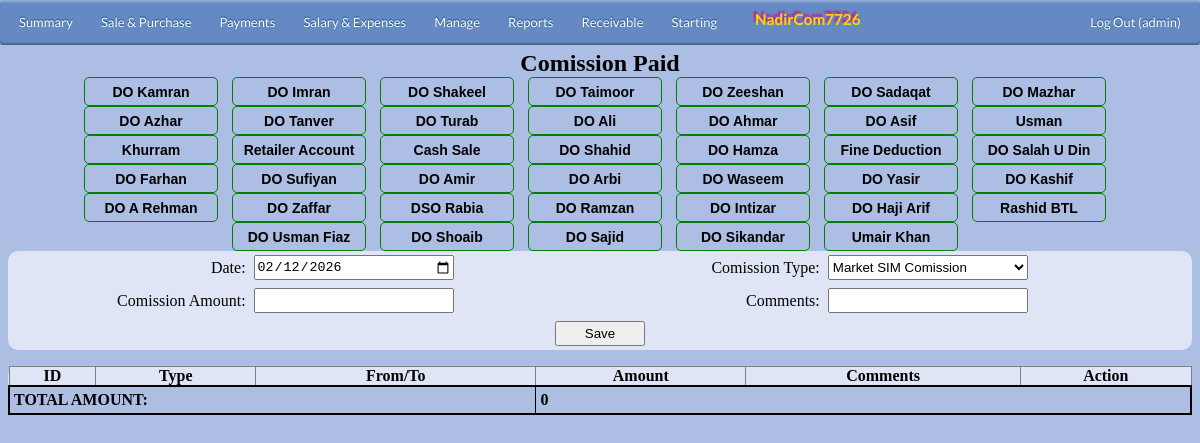
The page /admin/paycomission.php (signed in) on the database its author committed.
### tables this page shows
CREATE TABLE `config` (
  `id` int(11) NOT NULL,
  `name` varchar(50) DEFAULT NULL,
  `customName` varchar(100) DEFAULT NULL
);

CREATE TABLE `empinfo` (
  `EmpID` int(11) NOT NULL,
  `EmpName` varchar(30) DEFAULT NULL,
  `EmpJoinDate` date DEFAULT NULL,
  `EmpFixedSalary` int(11) DEFAULT NULL,
  `EmpStatus` varchar(20) DEFAULT NULL,
  `empType` varchar(10) DEFAULT NULL,
  `Comments` varchar(100) DEFAULT NULL,
  `sort_order` int(11) DEFAULT NULL,
  `showIn` tinyint(4) DEFAULT NULL,
  `otcomrate` float DEFAULT NULL,
  `completeName` varchar(50) DEFAULT NULL,
  `contactNo` varchar(20) DEFAULT NULL,
  `empAddress` varchar(200) DEFAULT NULL,
  `doLine` varchar(20) DEFAULT NULL,
  `cnic` varchar(15) DEFAULT NULL
);

### admin/includes/globalvar.php (called while the page is built, shortened)
<?php
include_once('dbcon.php');
$qry = mysqli_query($con,"SELECT customName FROM config WHERE name='organization';") or die(mysqli_error());
$Data=mysqli_fetch_assoc($qry);
$childOrganization=$Data['customName'];
?>

### admin/includes/variables.php (called while the page is built, shortened)
<?php
include_once('dbcon.php');
include_once('globalvar.php');
		$currentActiveUser=$_SESSION['login_user'];
?>

### admin/paycomission.php (the view, shortened to what this page needs)
<?php
$Employee = $_GET['name'];
include_once('includes/variables.php');
include_once('includes/globalvar.php');
?>
	<head>
			<?php
			include_once('includes/navbar.php');
			?>
	</head>
	<div class="container" align="center">
							<center>
								<caption> <h2>Comission Paid</h2></caption>
							</center>
				<div style="border: solid black 0px;" align="center" class="doBar">
					<?php
						$doQ=mysqli_query($con,"SELECT EmpName from empinfo WHERE EmpStatus='Active' AND (empType='DO' OR empType='SP' OR empType='ws') Order by sort_order ASC");
						while($data=mysqli_fetch_array($doQ))
							{
								$name=$data['EmpName'];
								if($name== $Employee)
									$nm='doLinkSelected';
								else
									$nm='doLink';
								?>
								<a href="paycomission.php?name=<?php echo $name;?>" id="<?php echo $nm;?>" class="button">
								<?php
								echo $data['EmpName']."</a>";
							}
					?>
				</div>
							<div  style="border: solid black 0px; ">
											<form id="" name="" action="" method="POST">
													<table cellpadding="0" cellspacing="0" border="0" class="table" id="HeadTable" >
																<tr>
																	<td style="text-align: right;" >
																		Date:
																	</td>
																	<td style="text-align: left;" >
																				<?php
																					$strDate= date('Y-m-d');
																					echo "<input type=\"date\" value= \"$strDate\"  name=\"txtDate\" id=\"tBox\">";
																				?>
																	</td>
																	<td style="text-align: right;"> Comission Type:  </td>
																	<td style="text-align: left;" >
																			<select name="typeselect" id="sBox">
																				<option selected>Market SIM Comission</option>
																			</select>
																	</td>
																</tr>
																<tr>
																	<td style="text-align: right;" >Comission Amount:
																	</td>
																	<td style="text-align: left;" >
																		 <input type="text" name="txtAmnt" value="" id="iBox"/ autofocus>
																	</td>
																	<td style="text-align: right;" >Comments:
																	</td>
																	<td style="text-align: left;" >
																		 <input type="text" name="txtComments" value="" id="iBox"/>
																	</td>
																</tr>
																<tr>
																	<td colspan ="4" style="text-align: center;" >
										 								<input type="submit"  value="Save" name="Savecomission" id="Btn">
																	</td>
																</tr>
													</table>
											</form>
							</div>
							<table cellpadding="0" cellspacing="0" border="1" class="table table-bordered table-condensed" id="dbResult">
								<thead>
									<tr>
										<th>ID</th>
										<th>Type</th>
										<th>From/To</th>
										<th>Amount</th>
										<th>Comments</th>
										<th>Action</th>
								</thead>
													<?php
													$sum=0;
													?>
											<tfoot >
								<tr style="border: solid black 2px;"  >
								<td colspan="3" > <b> TOTAL AMOUNT: </b></td>
								<td colspan="3" > <b><?php echo $sum; ?></b></td>
								</tr>
								</tfoot>
							</table>
	</div>
</html>

### admin/includes/navbar.php (shortened to what this page needs)
<div id='cssmenu'>
	<ul>
		<li><a href='summary.php'><span>Summary</span></a>
		</li>
		<li><a href='#'><span>Sale & Purchase</span></a>
		</li>
		<li class='active has-sub'><a href='#'><span>Payments</span></a>
		</li>
		<li><a href='#'><span>Salary & Expenses</span></a>
		</li>
		<li class='active has-sub'><a href='#'><span>Manage</span></a>
		</li>
		<li class='active has-sub'><a href='#'><span>Reports</span></a>
		</li>
		<li class='active has-sub'><a href='#'><span>Receivable</span></a>
		</li>
		<li class='active has-sub'><a href='#'><span>Starting</span></a>
		</li>
		<li style="float:left">
			<h3> <?php echo $childOrganization?></h3>
		</li>
		<li style="float:right"><a href="../logout.php"> Log Out (<?php echo $currentActiveUser; ?>)</a></li>
	</ul>
</div>

### rows shown on the page
config: customName "NadirCom7726"
empinfo: EmpName "DO Kamran"
empinfo: EmpName "DO Imran"
empinfo: EmpName "DO Shakeel"
empinfo: EmpName "DO Taimoor"
empinfo: EmpName "DO Zeeshan"
empinfo: EmpName "DO Sadaqat"
empinfo: EmpName "DO Mazhar"
empinfo: EmpName "DO Azhar"
empinfo: EmpName "DO Tanver"
empinfo: EmpName "DO Turab"
empinfo: EmpName "DO Ali"
empinfo: EmpName "DO Ahmar"
empinfo: EmpName "DO Asif"
empinfo: EmpName "Usman"
empinfo: EmpName "Khurram"
empinfo: EmpName "Retailer Account"
empinfo: EmpName "Cash Sale"
empinfo: EmpName "DO Shahid"
empinfo: EmpName "DO Hamza"
empinfo: EmpName "Fine Deduction"
empinfo: EmpName "DO Salah U Din"
empinfo: EmpName "DO Farhan"
empinfo: EmpName "DO Sufiyan"
empinfo: EmpName "DO Amir"
empinfo: EmpName "DO Arbi"
empinfo: EmpName "DO Waseem"
empinfo: EmpName "DO Yasir"
empinfo: EmpName "DO Kashif"
empinfo: EmpName "DO A Rehman"
empinfo: EmpName "DO Zaffar"
empinfo: EmpName "DSO Rabia"
empinfo: EmpName "DO Ramzan"
empinfo: EmpName "DO Intizar"
empinfo: EmpName "DO Haji Arif"
empinfo: EmpName "Rashid BTL"
empinfo: EmpName "DO Usman Fiaz"
empinfo: EmpName "DO Shoaib"
empinfo: EmpName "DO Sajid"
empinfo: EmpName "DO Sikandar"
empinfo: EmpName "Umair Khan"

### other values the page prints
$currentActiveUser "admin"
$sum "0"
